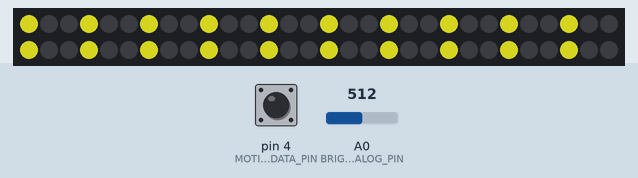
Recording of a sketch running on a simulated Arduino Uno, built with avr-gcc and run on an emulated ATmega328P. On the bench: 60 RGB LEDs in strip order, left to right, continuing on the next row. Inputs (shaded band) come from the test bench; at power-on: A0 (BRIGHT_ANALOG_PIN) = 512, pin 4 (MOTION_DATA_PIN) HIGH. Dim RGB values are drawn brighter than linear; what the sketch prints to the serial monitor is not drawn.

Above: at 1.2 s.
1.3 s: A0 (BRIGHT_ANALOG_PIN) set to 716
2.8 s: A0 (BRIGHT_ANALOG_PIN) set to 900
4.3 s: A0 (BRIGHT_ANALOG_PIN) set to 0
At 4.8 s:
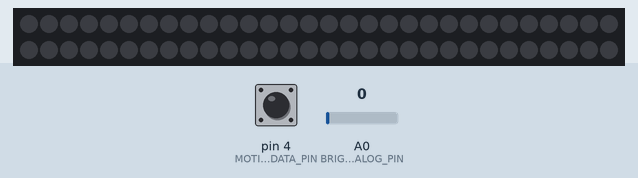
Timing chart, 0 to 7.3 s (numbered marks = the images above; inputs shaded):
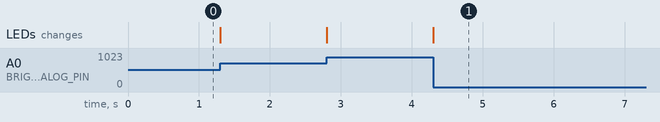

The sketch:

night-light.ino
```cpp
#include <FastLED.h>

// Neopixel strip data pin
#define LED_DATA_PIN 6
#define NUM_LEDS 60

// PIR motion sensor pin
#define MOTION_DATA_PIN 4

// In milliseconds, how long motion should be disabled when
// the potentiometer input changes (so the motion sensor does
// not interfer when changing brightness levels)
#define DISABLE_MOTION_THRESHOLD 4000

// Potentiometer input pin
#define BRIGHT_ANALOG_PIN A0

// How much of an increment the potentiometer must differentiate
// from the old value for the new value to be accepted
#define BRIGHTNESS_CHANGE_THRESHOLD 3


// Define the array of leds
CRGB leds[NUM_LEDS];
int currentBrightness;
int currentMotion;
int currentMotionEnabled = true;
unsigned long disableMotionSnapshot = 0;

void setup() {
  Serial.begin(9600);

  Serial.println("Setup started");

  pinMode(MOTION_DATA_PIN, INPUT);
  initializeLeds();

  Serial.println("Setup finished");
}

void initializeLeds() {
  FastLED.addLeds<NEOPIXEL, LED_DATA_PIN>(leds, NUM_LEDS);

  for (uint16_t i = 0; i < NUM_LEDS; i += 3) {
    leds[i].setRGB(255, 255, 40);
  }

  FastLED.setBrightness(0);
  FastLED.show();
}

void loop() {
  int motion = digitalRead(MOTION_DATA_PIN);
  int brightness = analogRead(BRIGHT_ANALOG_PIN) / 4;
  int brightnessDifference = currentBrightness - brightness;
  int motionEnabled = isMotionEnabled();

  if (motionEnabled != currentMotionEnabled) {
    currentMotionEnabled = motionEnabled;

    if (currentMotionEnabled) {
      /*
         When the potentiomater haven't been changed after a few
         seconds we turn off the leds and resets the
         disableMotionSnapshot variable
      */
      disableMotionSnapshot = 0;
      turnOffLeds();
    }
  }

  /*
     Since the potentiometer can give small changes between
     readings even though it haven't been changed we use a
     small threshold
  */
  if (abs(brightnessDifference) > BRIGHTNESS_CHANGE_THRESHOLD) {
    /*
       The potentiometer reading has changed and we want
       to display the new brightness level
    */
    disableMotionSnapshot = millis();
    currentBrightness = brightness;
    FastLED.setBrightness(currentBrightness);
    FastLED.show();
  } else if (motion != currentMotion && currentMotionEnabled) {
    currentMotion = motion;

    if (currentMotion == HIGH) {
      Serial.println("Motion detected");
      brightenLeds();
    } else {
      Serial.println("Motion no longer detected");
      dimLeds();
    }
  }
}

/**
   Returns true if motion events should be handled
*/
int isMotionEnabled() {
  if (disableMotionSnapshot > 0) {
    int motionDisabledTime = millis() - disableMotionSnapshot;

    if (motionDisabledTime > DISABLE_MOTION_THRESHOLD) {
      return true;
    } else {
      return false;
    }
  }

  return true;
}

/**
   Animates the leds brightness to the current brightness level
*/
void brightenLeds() {
  for (uint16_t i = 0; i <= currentBrightness; i++) {
    FastLED.setBrightness(i);
    FastLED.show();
    delay(20);
  }
}

/**
   Animates the leds from the current brightness level to 0
*/
void dimLeds() {
  for (int i = currentBrightness; i >= 0; i--) {
    FastLED.setBrightness(i);
    FastLED.show();
    delay(20);
  }

  turnOffLeds();
}

/**
   Turns off all leds
*/
void turnOffLeds() {
  FastLED.setBrightness(0);
  FastLED.show();
}
```
